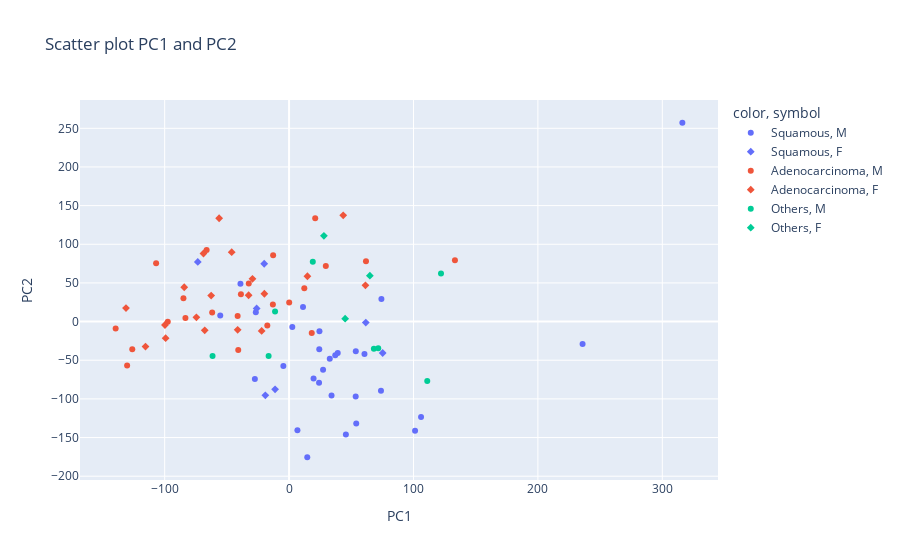

Write notebook code for a chart like this one.
### Markdown cell above
The next code cells plots PC1 and PC2, then PC2 and PC3 to see any separation. For labelling the data points I used Gender and Cancer type information

### Code cell
projections=results['PC'].reset_index(drop=True)
#source.location
fig1 = px.scatter(projections,x=projections['PC1'], y=projections['PC2'], color=lungs_df['cancer_type'],symbol=lungs_df['Gender'],title='Scatter plot PC1 and PC2')#characteristics.tag.tumor.size.maximumdiameter
fig1.show()

### Figure 1 — Plotly figure (JSON) as saved in the notebook; plotly's stock layout.template omitted (floating-point values rounded to 4 significant figures)
{"data": [{"hovertemplate": "color=Squamous<br>symbol=M<br>PC1=%{x}<br>PC2=%{y}<extra></extra>", "legendgroup": "Squamous, M", "marker": {"color": "#636efa", "symbol": "circle"}, "mode": "markers", "name": "Squamous, M", "orientation": "v", "showlegend": true, "type": "scatter", "x": [6.722, 235.9, 316.1, 106.1, 32.72, -39.08, 53.63, 37.13, 24.1, 11.2, 2.586, -26.72, 24.28, 53.55, 39.12, 53.98, -55.33, -4.6, 74.22, 27.33, 60.6, 19.68, 45.66, 34.14, 101.3, 73.87, -27.5, 24.42, 14.63], "xaxis": "x", "y": [-140.7, -28.97, 257.2, -123.4, -48.05, 48.94, -38.37, -43.7, -79.2, 18.99, -7.067, 11.95, -35.71, -96.76, -40.7, -131.9, 7.908, -57.42, 29.23, -62.46, -41.85, -73.73, -145.9, -95.55, -141.2, -89.54, -74.14, -12.56, -175.5], "yaxis": "y"}, {"hovertemplate": "color=Squamous<br>symbol=F<br>PC1=%{x}<br>PC2=%{y}<extra></extra>", "legendgroup": "Squamous, F", "marker": {"color": "#636efa", "symbol": "diamond"}, "mode": "markers", "name": "Squamous, F", "orientation": "v", "showlegend": true, "type": "scatter", "x": [61.67, -73.38, 75.24, -11.24, -19.07, -26.05, -19.99], "xaxis": "x", "y": [-1.345, 77.19, -40.62, -87.67, -95.38, 17.01, 74.81], "yaxis": "y"}, {"hovertemplate": "color=Adenocarcinoma<br>symbol=M<br>PC1=%{x}<br>PC2=%{y}<extra></extra>", "legendgroup": "Adenocarcinoma, M", "marker": {"color": "#EF553B", "symbol": "circle"}, "mode": "markers", "name": "Adenocarcinoma, M", "orientation": "v", "showlegend": true, "type": "scatter", "x": [21.01, -126.0, -12.81, -40.86, -38.71, 61.82, -32.38, -106.9, 0.1077, -66.26, -17.5, -83.31, 29.53, 12.24, 133.3, -84.91, -41.33, -130.2, 18.23, -139.4, -13.03, -97.5, -61.81], "xaxis": "x", "y": [133.7, -35.73, 85.92, -36.81, 35.22, 78.13, 49.13, 75.37, 24.75, 92.57, -5.009, 4.624, 71.83, 42.98, 79.36, 30.1, 7.253, -56.87, -14.8, -9.039, 22.24, -0.3182, 11.71], "yaxis": "y"}, {"hovertemplate": "color=Adenocarcinoma<br>symbol=F<br>PC1=%{x}<br>PC2=%{y}<extra></extra>", "legendgroup": "Adenocarcinoma, F", "marker": {"color": "#EF553B", "symbol": "diamond"}, "mode": "markers", "name": "Adenocarcinoma, F", "orientation": "v", "showlegend": true, "type": "scatter", "x": [-32.51, 14.74, -68.79, -99.22, -67.79, -41.31, -56.21, -22.04, -74.5, -62.62, -84.27, 43.53, 61.39, -19.86, -46.11, -115.4, -131.1, -99.76, -29.41], "xaxis": "x", "y": [34.05, 58.62, 88.08, -21.53, -11.29, -10.68, 133.7, -12.03, 5.555, 33.61, 44.41, 137.5, 46.89, 35.97, 89.77, -32.37, 17.47, -4.417, 55.29], "yaxis": "y"}, {"hovertemplate": "color=Others<br>symbol=M<br>PC1=%{x}<br>PC2=%{y}<extra></extra>", "legendgroup": "Others, M", "marker": {"color": "#00cc96", "symbol": "circle"}, "mode": "markers", "name": "Others, M", "orientation": "v", "showlegend": true, "type": "scatter", "x": [68.17, -61.5, 19.06, 122.1, 71.68, 111.1, -11.25, -16.45], "xaxis": "x", "y": [-35.23, -44.66, 77.51, 62.32, -34.51, -76.72, 12.95, -44.48], "yaxis": "y"}, {"hovertemplate": "color=Others<br>symbol=F<br>PC1=%{x}<br>PC2=%{y}<extra></extra>", "legendgroup": "Others, F", "marker": {"color": "#00cc96", "symbol": "diamond"}, "mode": "markers", "name": "Others, F", "orientation": "v", "showlegend": true, "type": "scatter", "x": [28.01, 45.07, 64.95], "xaxis": "x", "y": [110.9, 3.793, 59.37], "yaxis": "y"}], "layout": {"legend": {"title": {"text": "color, symbol"}, "tracegroupgap": 0}, "title": {"text": "Scatter plot PC1 and PC2"}, "xaxis": {"anchor": "y", "domain": [0, 1], "title": {"text": "PC1"}}, "yaxis": {"anchor": "x", "domain": [0, 1], "title": {"text": "PC2"}}}}
